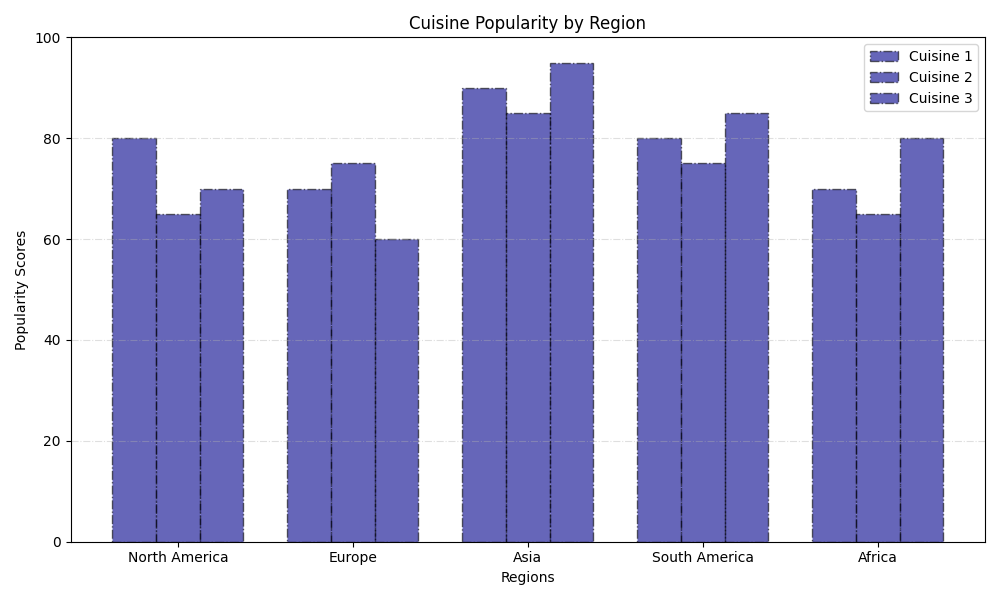

This chart was generated by the following Python code:
import matplotlib.pyplot as plt
import numpy as np

regions = ['North America', 'Europe', 'Asia', 'South America', 'Africa']
cuisine1_popularity = [80, 70, 90, 80, 70]  
cuisine2_popularity = [65, 75, 85, 75, 65]  
cuisine3_popularity = [70, 60, 95, 85, 80]  

fig, ax = plt.subplots(figsize=(10, 6))

bar_width = 0.25
x_labels = np.arange(len(regions))

# Apply a single color consistently across all data groups
single_color = 'darkblue'
ax.bar(x_labels - bar_width, cuisine1_popularity, width=bar_width, color=single_color, edgecolor='black', alpha=0.6, label='Cuisine 1', linestyle='-.')
ax.bar(x_labels, cuisine2_popularity, width=bar_width, color=single_color, edgecolor='black', alpha=0.6, label='Cuisine 2', linestyle='-.')
ax.bar(x_labels + bar_width, cuisine3_popularity, width=bar_width, color=single_color, edgecolor='black', alpha=0.6, label='Cuisine 3', linestyle='-.')

ax.grid(axis='y', linestyle='-.', alpha=0.4)
ax.yaxis.set_ticks(np.arange(0, 101, 20))

ax.set_xlabel('Regions')
ax.set_ylabel('Popularity Scores')
ax.set_title('Cuisine Popularity by Region')
ax.set_xticks(x_labels)
ax.set_xticklabels(regions)
ax.legend()

plt.tight_layout()
plt.show()
